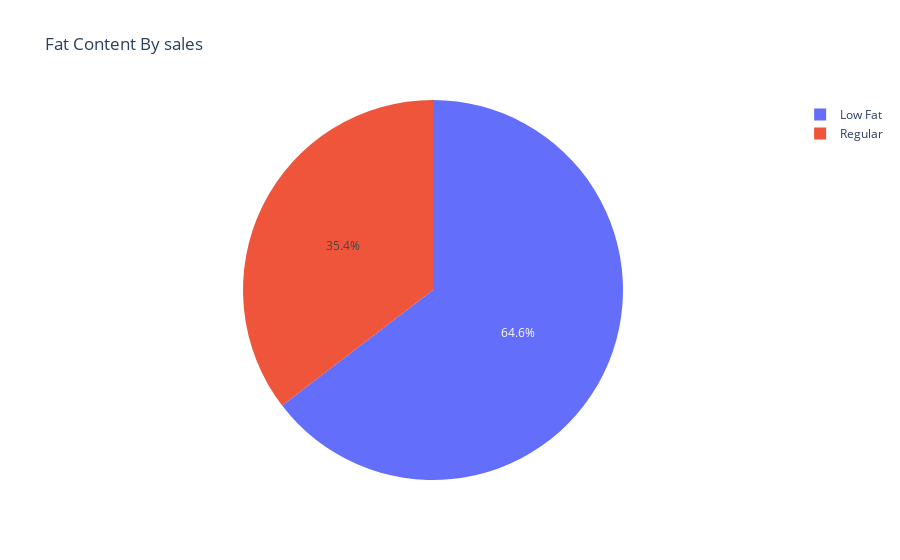

Notebook code for this chart:
### Code cell
px.pie(Sales_fat,names="Item Fat Content",values="Sales",title="Fat Content By sales")

### Figure 1 — Plotly figure (JSON) as saved in the notebook; plotly's stock layout.template omitted (floating-point values rounded to 4 significant figures)
{"data": [{"domain": {"x": [0, 1], "y": [0, 1]}, "hovertemplate": "Item Fat Content=%{label}<br>Sales=%{value}<extra></extra>", "labels": ["Low Fat", "Regular"], "legendgroup": "", "name": "", "showlegend": true, "type": "pie", "values": [776300.0, 425400.0]}], "layout": {"legend": {"tracegroupgap": 0}, "title": {"text": "Fat Content By sales"}}}
